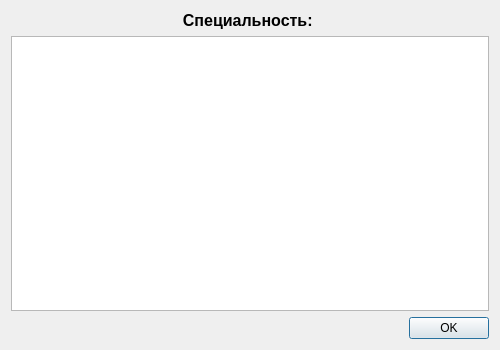
<?xml version="1.0" encoding="utf-8"?>
<ui version="4.0">
	<class>GroupDialog</class>
	<widget class="QDialog" name="GroupDialog">
		<property name="geometry">
			<rect>
				<x>0</x>
				<y>0</y>
				<width>500</width>
				<height>350</height>
			</rect>
		</property>
		<property name="windowTitle">
			<string>Просмотр предметов специальности</string>
		</property>
		<layout class="QVBoxLayout" name="verticalLayout">
			<item>
				<widget class="QLabel" name="lblSpecialtyName">
					<property name="text">
						<string>Специальность: </string>
					</property>
					<property name="font">
						<font>
							<pointsize>12</pointsize>
							<weight>75</weight>
							<bold>true</bold>
						</font>
					</property>
					<property name="alignment">
						<set>Qt::AlignCenter</set>
					</property>
				</widget>
			</item>
			<item>
				<widget class="QTableWidget" name="tblSubjects">
					<property name="editTriggers">
						<set>QAbstractItemView::NoEditTriggers</set>
					</property>
					<property name="selectionBehavior">
						<enum>QAbstractItemView::SelectRows</enum>
					</property>
				</widget>
			</item>
			<item>
				<widget class="QDialogButtonBox" name="buttonBox">
					<property name="orientation">
						<enum>Qt::Horizontal</enum>
					</property>
					<property name="standardButtons">
						<set>QDialogButtonBox::Ok</set>
					</property>
				</widget>
			</item>
		</layout>
	</widget>
	<resources/>
	<connections>
		<connection>
			<sender>buttonBox</sender>
			<signal>accepted()</signal>
			<receiver>GroupDialog</receiver>
			<slot>accept()</slot>
		</connection>
	</connections>
</ui>
